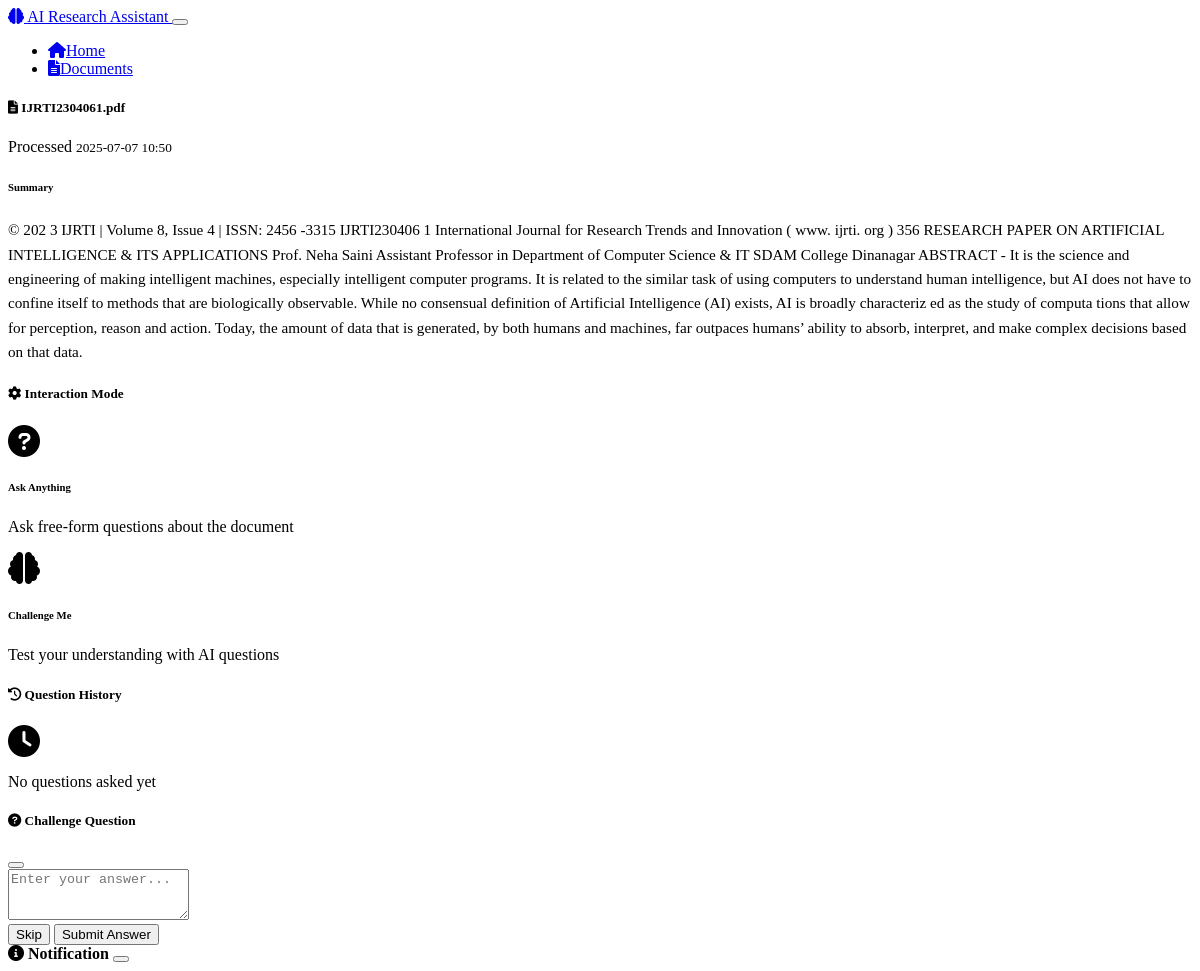
The page /document/5 on the database its author committed.
### models.py (models this page shows, shortened)
class Document(db.Model):
    id = db.Column(Integer, primary_key=True)
    filename = db.Column(String(255), nullable=False)
    original_filename = db.Column(String(255), nullable=False)
    file_path = db.Column(String(500), nullable=False)
    file_type = db.Column(String(10), nullable=False)
    upload_date = db.Column(DateTime, default=datetime.utcnow)
    summary = db.Column(Text)
    content = db.Column(Text)
    processed = db.Column(Boolean, default=False)

### routes.py (the view)
@app.route('/document/<int:document_id>')
def view_document(document_id):
    document = Document.query.get_or_404(document_id)
    session['current_document_id'] = document_id
    return render_template('document_analysis.html', document=document)

### templates/document_analysis.html (shortened to what this page needs)
{% extends "base.html" %}
{% block content %}
<div class="row">
    <div class="col-lg-8 mx-auto">
        <div class="card mb-4">
            <div class="card-header">
                <div class="d-flex justify-content-between align-items-center">
                    <h5 class="card-title mb-0">
                        <i class="fas fa-file-alt me-2"></i>
                        {{ document.original_filename }}
                    </h5>
                    <div>
                        <span class="badge bg-success">Processed</span>
                        <small class="text-muted ms-2">
                            {{ document.upload_date.strftime('%Y-%m-%d %H:%M') }}
                        </small>
                    </div>
                </div>
            </div>
            <div class="card-body">
                <h6 class="text-muted mb-2">Summary</h6>
                <p class="summary-text">{{ document.summary or 'No summary available' }}</p>
            </div>
        </div>
        <div class="card mb-4">
            <div class="card-header">
                <h5 class="card-title mb-0">
                    <i class="fas fa-cog me-2"></i>
                    Interaction Mode
                </h5>
            </div>
            <div class="card-body">
                <div class="row">
                    <div class="col-md-6 mb-3">
                        <div class="card mode-card" onclick="switchMode('ask')">
                            <div class="card-body text-center">
                                <i class="fas fa-question-circle fa-2x text-info mb-2"></i>
                                <h6>Ask Anything</h6>
                                <p class="small text-muted">Ask free-form questions about the document</p>
                            </div>
                        </div>
                    </div>
                    <div class="col-md-6 mb-3">
                        <div class="card mode-card" onclick="switchMode('challenge')">
                            <div class="card-body text-center">
                                <i class="fas fa-brain fa-2x text-success mb-2"></i>
                                <h6>Challenge Me</h6>
                                <p class="small text-muted">Test your understanding with AI questions</p>
                            </div>
                        </div>
                    </div>
                </div>
            </div>
        </div>
        <div class="card mt-4">
            <div class="card-header">
                <h5 class="card-title mb-0">
                    <i class="fas fa-history me-2"></i>
                    Question History
                </h5>
            </div>
            <div class="card-body">
                <div id="historyContent">
                    <div class="text-center text-muted">
                        <i class="fas fa-clock fa-2x mb-2"></i>
                        <p>No questions asked yet</p>
                    </div>
                </div>
            </div>
        </div>
    </div>
</div>
<div class="modal fade" id="challengeQuestionModal" tabindex="-1">
    <div class="modal-dialog">
        <div class="modal-content">
            <div class="modal-header">
                <h5 class="modal-title">
                    <i class="fas fa-question-circle me-2"></i>
                    Challenge Question
                </h5>
                <button type="button" class="btn-close" data-bs-dismiss="modal"></button>
            </div>
            <div class="modal-body">
                <div class="mt-3">
                    <textarea
                        class="form-control"
                        id="challengeAnswerInput"
                        rows="3"
                        placeholder="Enter your answer..."
                    ></textarea>
                </div>
            </div>
            <div class="modal-footer">
                <button type="button" class="btn btn-secondary" data-bs-dismiss="modal">Skip</button>
                <button type="button" class="btn btn-primary" onclick="submitChallengeAnswer()">
                    Submit Answer
                </button>
            </div>
        </div>
    </div>
</div>
{% endblock %}

### static/css/style.css (style rules this page uses)
.mode-card { cursor: pointer; transition: all 0.3s ease; border: 1px solid var(--bs-border-color); }
.summary-text { line-height: 1.6; font-size: 0.95rem; }
html { scroll-behavior: smooth; }

### rows shown on the page
Document: original_filename "IJRTI2304061.pdf", upload_date "2025-07-07 10:50", summary "© 202 3 IJRTI | Volume 8, Issue 4 | ISSN: 2456 -3315 IJRTI230406 1 International Journal for Research Trends and Innovation ( www. ijrti. org ) 356 RESEARCH PAPER ON ARTIFICIAL INTELLIGENCE & ITS APPLICATIONS Prof. Neha Saini Assistant Professor in Department of Computer Science & IT SDAM College Dinanagar ABSTRACT - It is the science and engineering of making intelligent machines, especially intelligent computer programs. It is related to the similar task of using computers to understand human intelligence, but AI does not have to confine itself to methods that are biologically observable. While no consensual definition of Artificial Intelligence (AI) exists, AI is broadly characteriz ed…"
